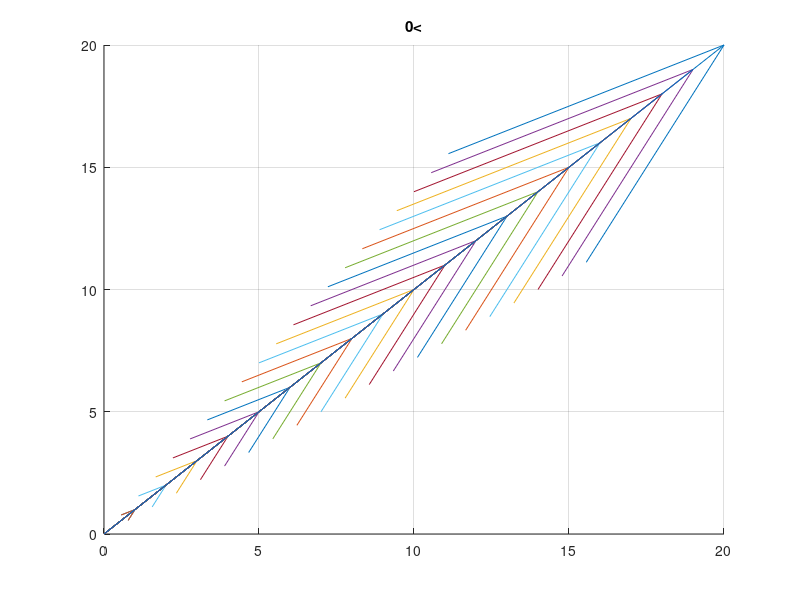
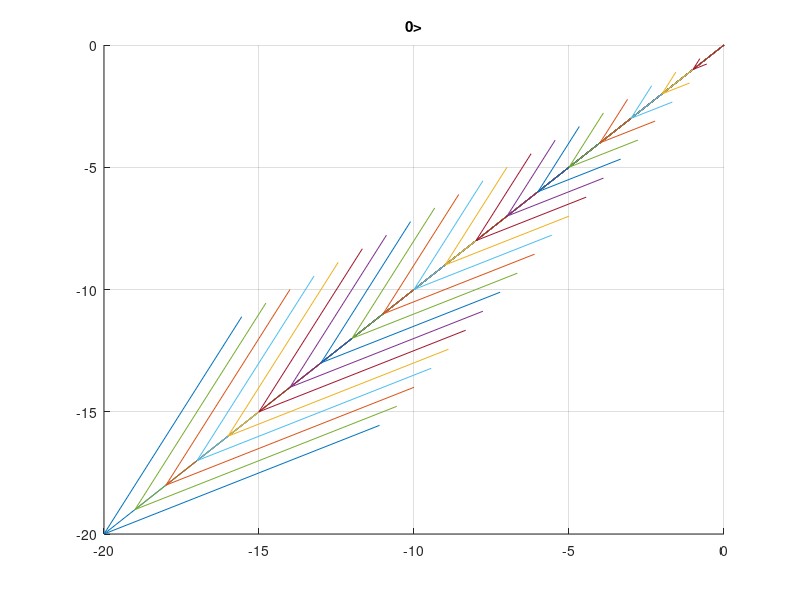

Write MATLAB code to recreate these figures, in order.
hold on
grid on

combinations = 20
v = [1;1]
quiver(0,0,v(1),v(2),0)

for i=0:combinations
    iv = i*v;
    r1 = iv(1);
    r2 = iv(2);
    quiver(0,0,r1,r2,0)

end
title('0<')

figure()
hold on
grid on
for i=-combinations:0
    iv = i*v;
    r1 = iv(1);
    r2 = iv(2);
    quiver(0,0,r1,r2,0)

end
title('0>')
